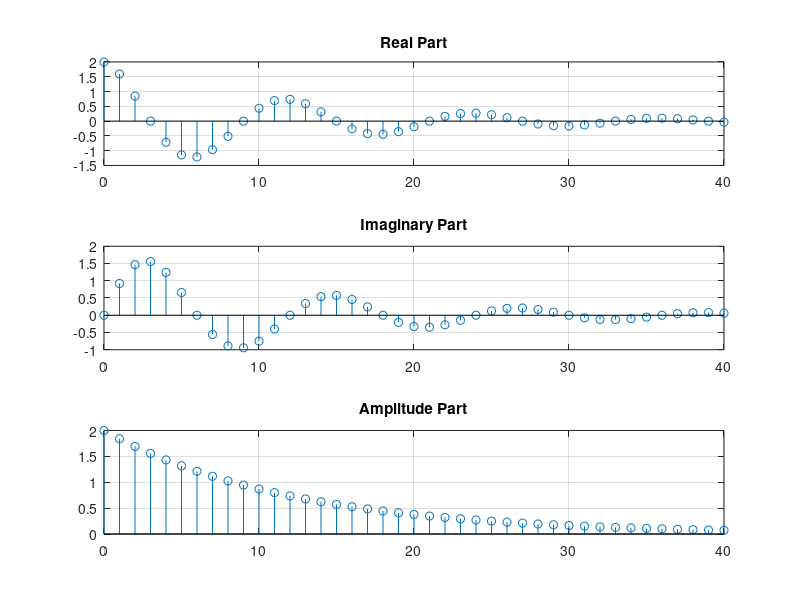

Source code (MATLAB):
K = 2; n = 0:40;

c = -(1/12) + (pi/6) * i;

x = K*exp(c*n);

subplot(311); stem(n, real(x));
grid on; title('Real Part');

subplot(312); stem(n, imag(x));
grid on; title('Imaginary Part');

subplot(313); stem(n, abs(x));
grid on; title('Amplitude Part');


